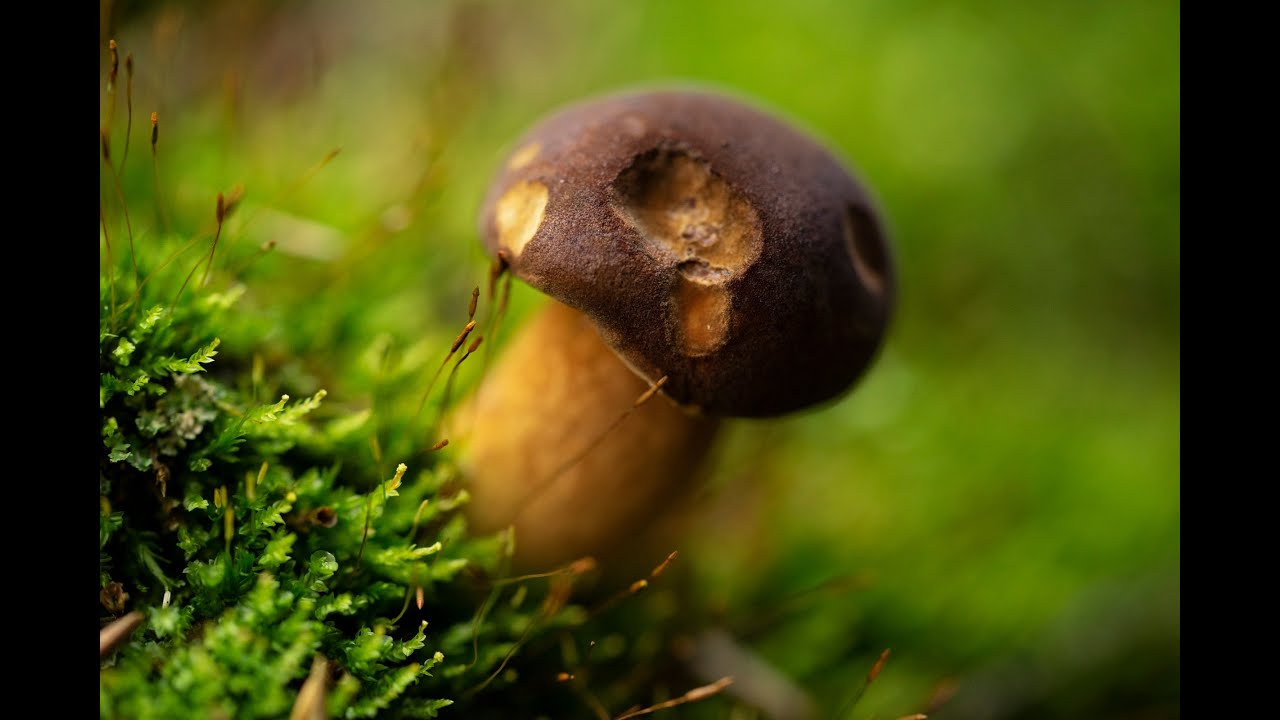
//> input picture image2.jpg, 1280 x 720 px
$ ./brightness 3   (built with g++ and OpenCV 4)
//> lines starting //> are read from the running program, lines starting //| are printed output that depends on the picture
#include <iostream>
#include <string>
#include <opencv2/highgui.hpp>
#include <opencv2/imgproc.hpp>
#include <immintrin.h>
#include <chrono>
#include <omp.h>
#define NUM_THREAD 2
#define TEST_MODE 0

using namespace std;
using namespace cv;
using namespace chrono;

double dsum = 0.0;

void nothing(int x, void *data) {}

void brightness(Mat img, int times)
{
	for (int i = 0; i < times; i++)
	{

		Mat hsv;

		cvtColor(img, hsv, COLOR_BGR2HSV);
		float val = 0.0;
		if (TEST_MODE)
			cin >> val;
		val = val / 100.0;

		Mat channels[3];
		split(hsv, channels);
		Mat H = channels[0];
		H.convertTo(H, CV_32F);
		Mat S = channels[1];
		S.convertTo(S, CV_32F);
		Mat V = channels[2];
		V.convertTo(V, CV_32F);

		auto start = system_clock::now();
		__m256 b = _mm256_set1_ps(val);
		__m256 q = _mm256_set1_ps(255.0);
		float *x = &(S.at<float>(0, 0));
		float *y = &(V.at<float>(0, 0));

#pragma omp parallel for num_threads(NUM_THREAD)
		for (int i = 0; i < H.size().height * H.size().width; i += 48)
		{
			__m256 temp111 = _mm256_load_ps(x + i);
			__m256 temp112 = _mm256_mul_ps(temp111, b);
			__m256 temp113 = _mm256_min_ps(temp112, q);
			_mm256_store_ps(x + i, temp113);

			__m256 temp211 = _mm256_load_ps(y + i);
			__m256 temp212 = _mm256_mul_ps(temp211, b);
			__m256 temp213 = _mm256_min_ps(temp212, q);
			_mm256_store_ps(y + i, temp213);

			__m256 temp121 = _mm256_load_ps(x + i + 8);
			__m256 temp122 = _mm256_mul_ps(temp121, b);
			__m256 temp123 = _mm256_min_ps(temp122, q);
			_mm256_store_ps(x + i + 8, temp123);

			__m256 temp221 = _mm256_load_ps(y + i + 8);
			__m256 temp222 = _mm256_mul_ps(temp221, b);
			__m256 temp223 = _mm256_min_ps(temp222, q);
			_mm256_store_ps(y + i + 8, temp223);

			__m256 temp131 = _mm256_load_ps(x + i + 16);
			__m256 temp132 = _mm256_mul_ps(temp131, b);
			__m256 temp133 = _mm256_min_ps(temp132, q);
			_mm256_store_ps(x + i + 16, temp133);

			__m256 temp231 = _mm256_load_ps(y + i + 16);
			__m256 temp232 = _mm256_mul_ps(temp231, b);
			__m256 temp233 = _mm256_min_ps(temp232, q);
			_mm256_store_ps(y + i + 16, temp233);

			__m256 temp141 = _mm256_load_ps(x + i + 24);
			__m256 temp142 = _mm256_mul_ps(temp141, b);
			__m256 temp143 = _mm256_min_ps(temp142, q);
			_mm256_store_ps(x + i + 24, temp143);

			__m256 temp241 = _mm256_load_ps(y + i + 24);
			__m256 temp242 = _mm256_mul_ps(temp241, b);
			__m256 temp243 = _mm256_min_ps(temp242, q);
			_mm256_store_ps(y + i + 24, temp243);

			__m256 temp151 = _mm256_load_ps(x + i + 32);
			__m256 temp152 = _mm256_mul_ps(temp151, b);
			__m256 temp153 = _mm256_min_ps(temp152, q);
			_mm256_store_ps(x + i + 32, temp153);

			__m256 temp251 = _mm256_load_ps(y + i + 32);
			__m256 temp252 = _mm256_mul_ps(temp251, b);
			__m256 temp253 = _mm256_min_ps(temp252, q);
			_mm256_store_ps(y + i + 32, temp253);

			__m256 temp161 = _mm256_load_ps(x + i + 40);
			__m256 temp162 = _mm256_mul_ps(temp161, b);
			__m256 temp163 = _mm256_min_ps(temp162, q);
			_mm256_store_ps(x + i + 40, temp163);

			__m256 temp261 = _mm256_load_ps(y + i + 40);
			__m256 temp262 = _mm256_mul_ps(temp261, b);
			__m256 temp263 = _mm256_min_ps(temp262, q);
			_mm256_store_ps(y + i + 40, temp263);
		}

		auto end = system_clock::now();
		auto duration = duration_cast<microseconds>(end - start);
		dsum += duration.count();
		H.convertTo(H, CV_8U);
		S.convertTo(S, CV_8U);
		V.convertTo(V, CV_8U);

		vector<Mat> hsvChannels{H, S, V};
		Mat hsvNew;
		merge(hsvChannels, hsvNew);

		Mat res;
		cvtColor(hsvNew, res, COLOR_HSV2BGR);
		if (TEST_MODE)
		{
			imshow("original", img);
			imshow("image", res);
			waitKey(0);
		}
	}
}

int main(int argc, char **argv)
{
	int times = atoi(argv[1]);
	Mat img = imread("image2.jpg");
//> img is the input picture: 720 rows x 1280 cols, CV_8UC3; mean B, G, R 15.6, 80.9, 76
	brightness(img, times);
//> the loop in brightness, `for (int i = 0; i < times; i++)` made 3 passes
//> pass 1, in brightness, `Mat H = channels[0];`:
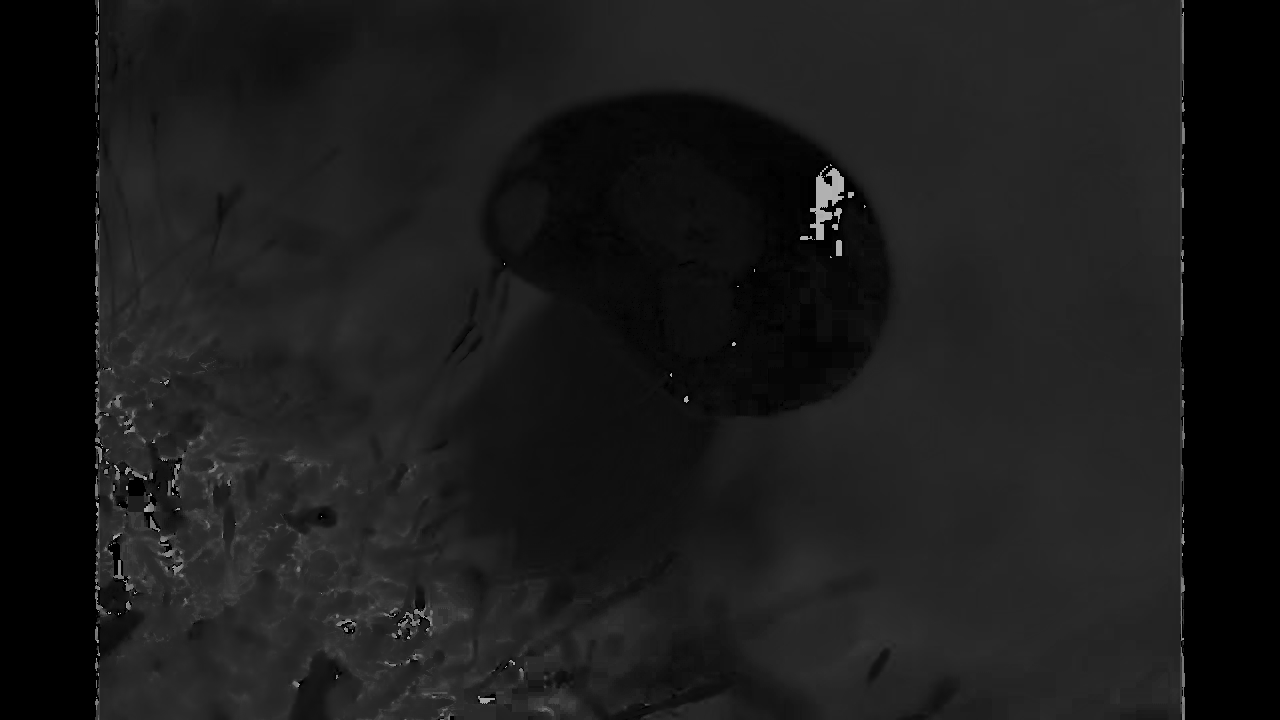
//> H: 720 rows x 1280 cols, CV_8UC1; min 0, max 179, mean 27.1
//> pass 1, in brightness, `Mat S = channels[1];`:
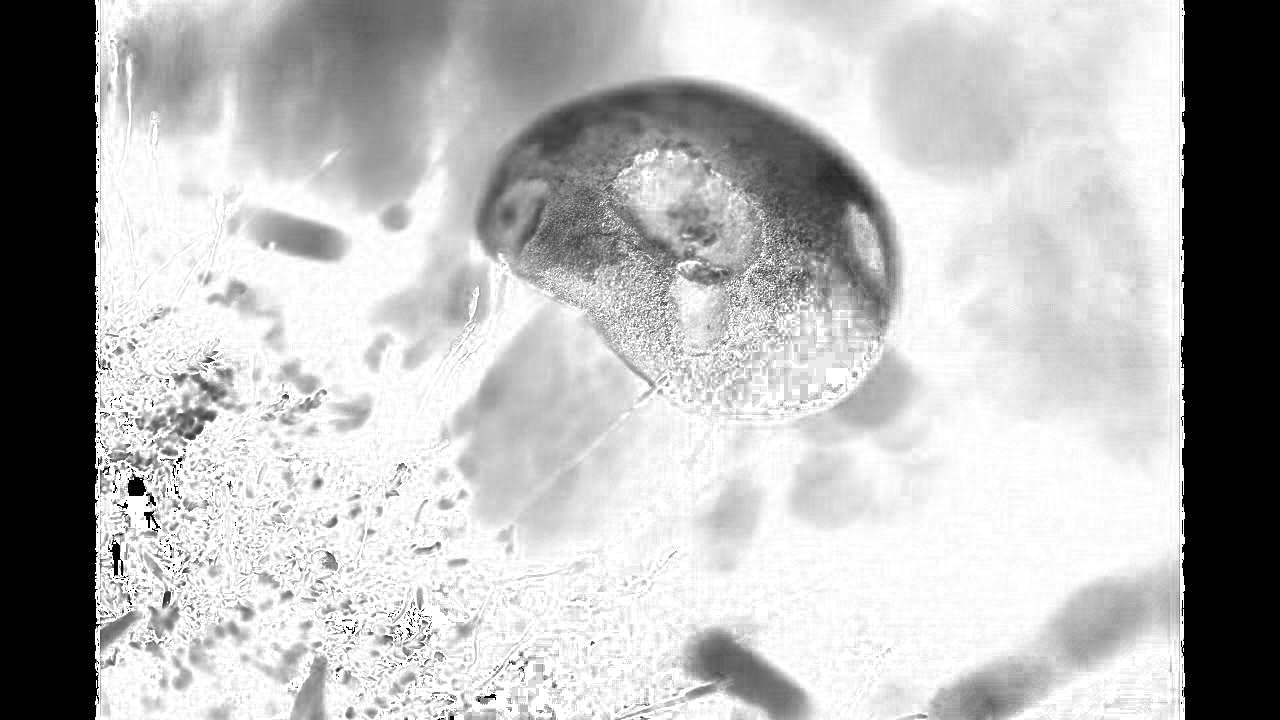
//> S: 720 rows x 1280 cols, CV_8UC1; min 0, max 255, mean 182.2
	cout << "It takes "
		 << dsum * microseconds::period::num / microseconds::period::den * 1000.0 / double(times)
		 << " milliseconds" << endl;
	return 0;
}

$ run again, with image5.jpg copied over image2.jpg
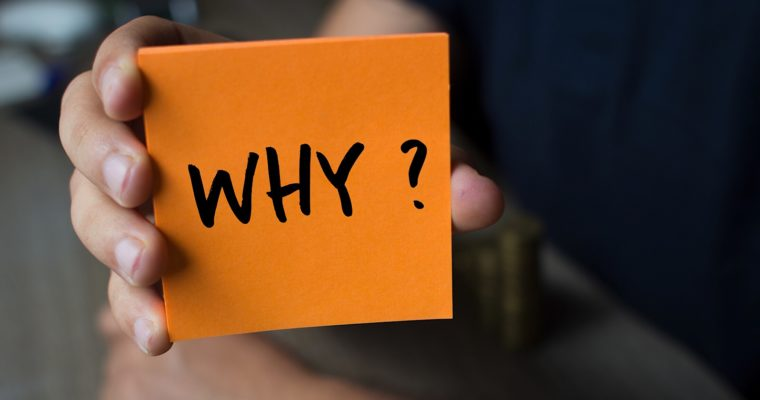
//> input picture image5.jpg, 760 x 400 px
//> img is the input picture: 400 rows x 760 cols, CV_8UC3; mean B, G, R 46.9, 70.2, 101
//> the loop in brightness, `for (int i = 0; i < times; i++)` made 3 passes
//> pass 1, in brightness, `Mat H = channels[0];`:
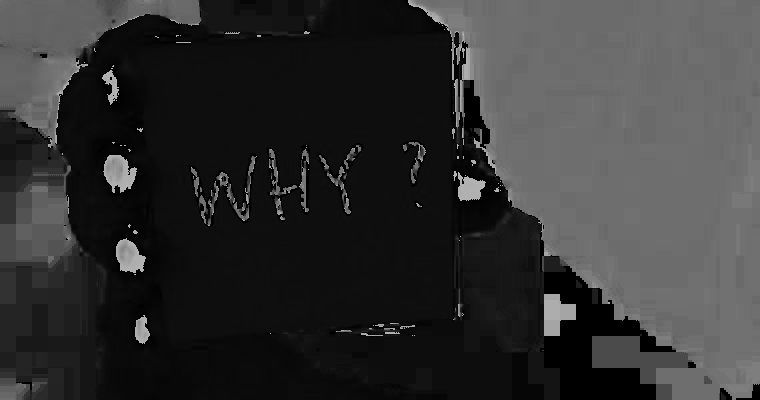
//> H: 400 rows x 760 cols, CV_8UC1; min 0, max 179, mean 50.7
//> pass 1, in brightness, `Mat S = channels[1];`:
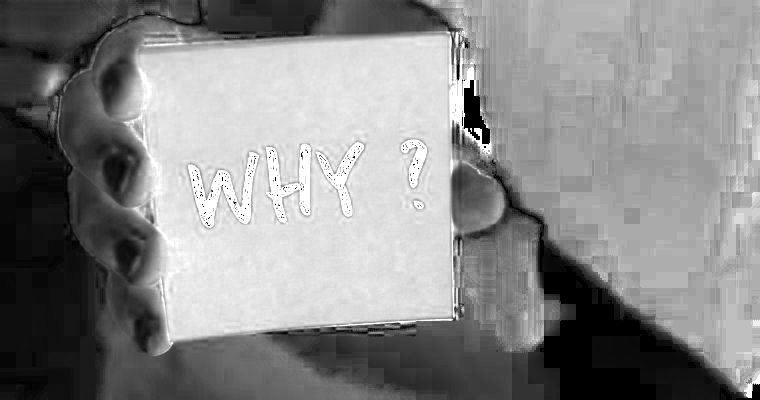
//> S: 400 rows x 760 cols, CV_8UC1; min 0, max 255, mean 136.1
